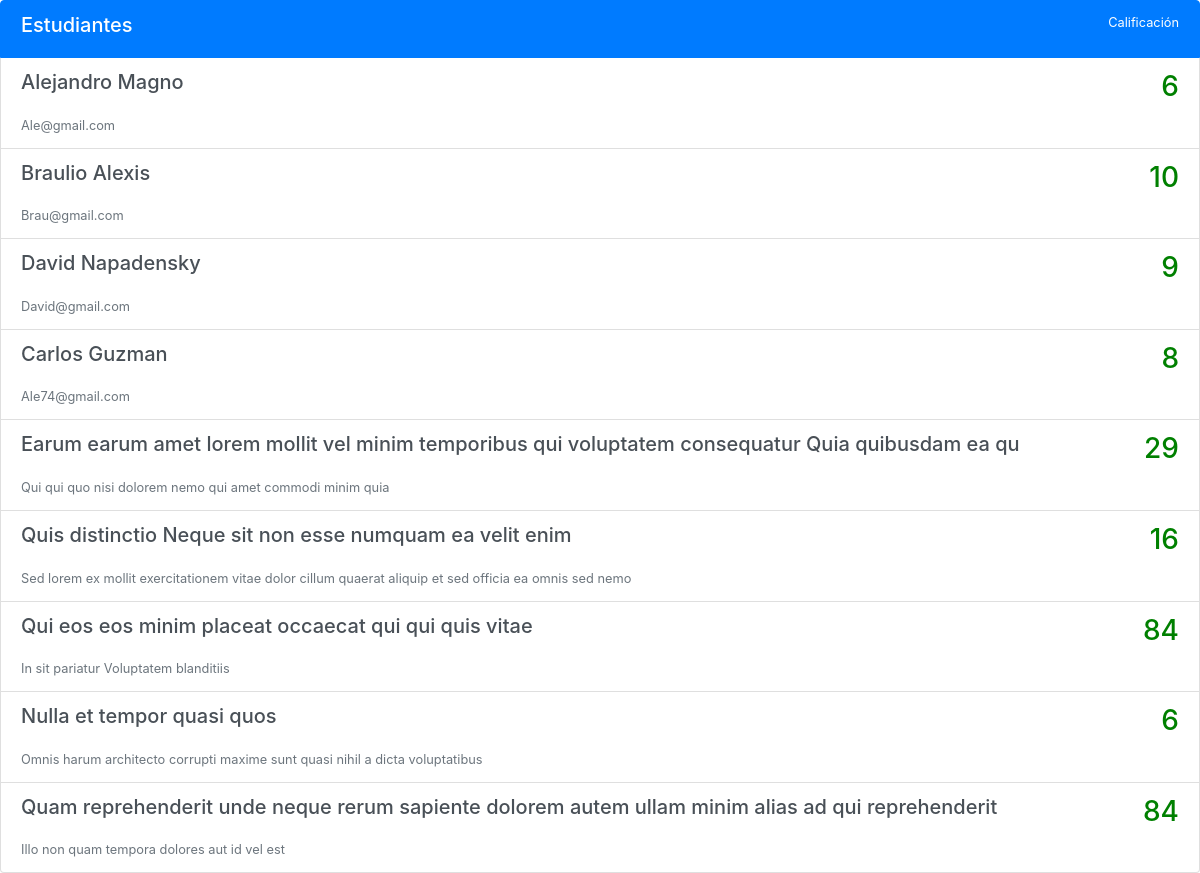
Before: /Estudiantes/ with the older database file.
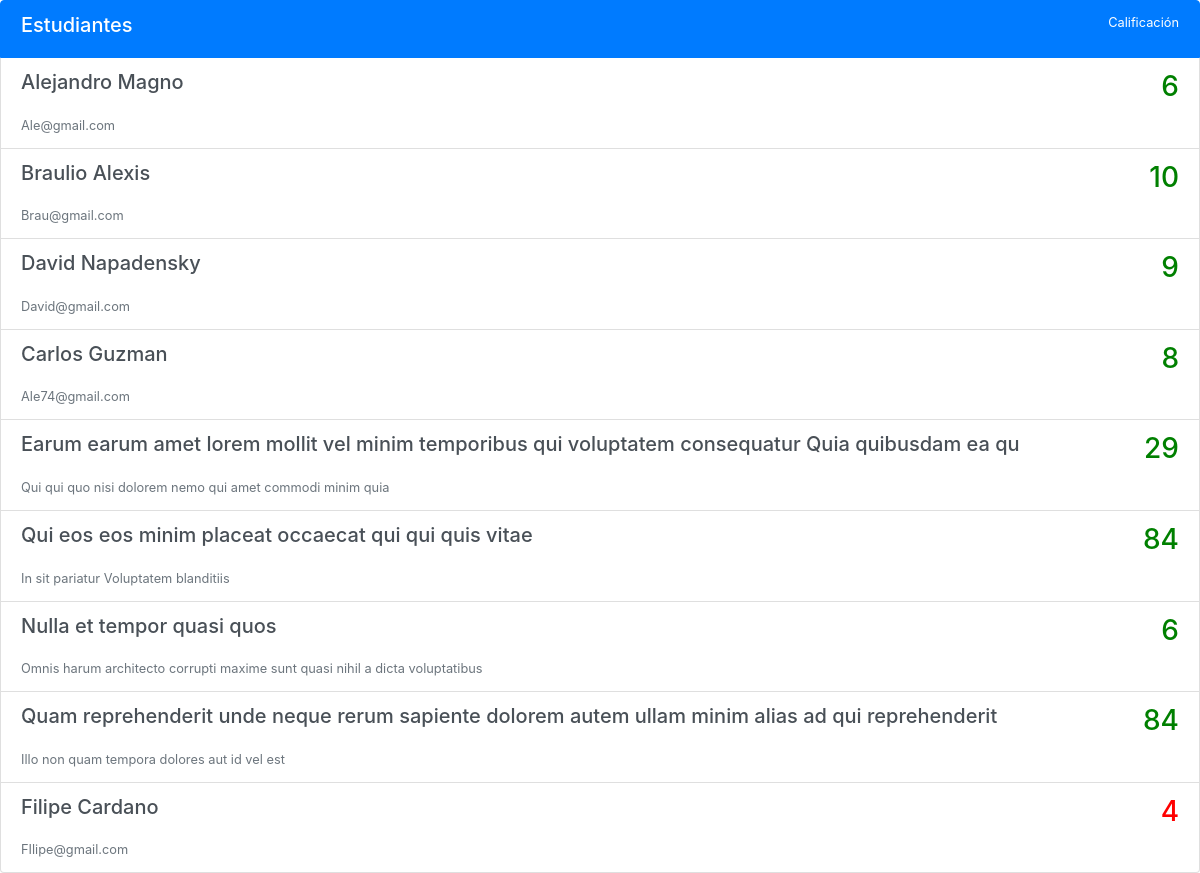
After: the same page with the newer database file.
### Estudiantes/models.py (models this page shows, shortened)
class Alumno(models.Model):
    nombre = models.CharField(max_length=100)
    edad = models.IntegerField()
    grado = models.CharField(max_length=20)
    grupo = models.CharField(max_length=10)
    correo = models.CharField(max_length=200)
    calificacion = models.IntegerField(null=True)
    asistencia = models.IntegerField(null=True)
    clases = models.ManyToManyField(Asignatura, related_name='clases')

### Estudiantes/views.py (the view)
# urls.py: path('', Index),
def Index(request):
    return render(request, 'estudiante.html', {
        'Estudiantes': Alumno.objects.all(),
        'Mensaje': 'Este es un hola'
    })

### templates/Estudiantes/estudiante.html (shortened to what this page needs)
<!DOCTYPE html>
<html lang="en">
<head>
    <link rel="stylesheet" href="https://cdn.jsdelivr.net/npm/bootstrap@4.5.3/dist/css/bootstrap.min.css">
</head>
<body>
    <div class="list-group">
        <a href="#" class="list-group-item list-group-item-action active">
          <div class="d-flex w-100 justify-content-between">
            <h5 class="mb-1">Estudiantes</h5>
            <small>Calificación</small>
          </div>
        </a>
            {% for estudiante in Estudiantes %}
            <a href="http://127.0.0.1:8000/Estudiantes/{{ estudiante.id }}" class="list-group-item list-group-item-action">
              <div class="d-flex w-100 justify-content-between">
                <h5 class="mb-1">{{ estudiante.nombre }}</h5>
                <small class="text-muted ">
                    {% if estudiante.calificacion > 5 %}
                      <h3 class="green">
                        {{ estudiante.calificacion }}
                      </h3>
                      {% elif estudiante.calificacion <= 5 %}
                        <h3 class="red">
                          {{ estudiante.calificacion }}
                        </h3>
                    {% endif %}
                  </small>
              </div>
              <small class="text-muted">{{ estudiante.correo }}</small>
            </a>
            {% endfor %}
      </div>
</body>
</html>

Changed rows visible on the page:
removed Alumno: nombre "Quis distinctio Neque sit non esse numquam ea velit enim", calificacion "16", correo "Sed lorem ex mollit exercitationem vitae dolor cillum quaerat aliquip et sed officia ea omnis sed nemo"
added Alumno: nombre "Filipe Cardano", calificacion "4", correo "FIlipe@gmail.com"
